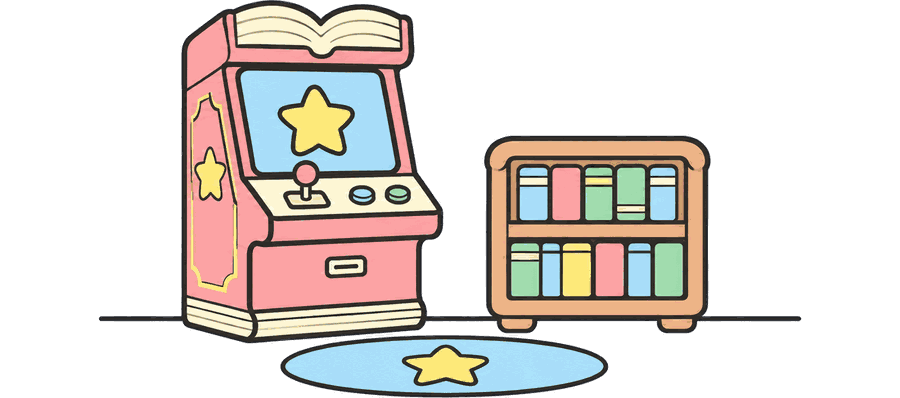
#> input picture assets/hero.png, 900 x 398 px, given in place of heart.png, which was not available
$ python make-pattern.py
#> lines starting #> are read from the running program, lines starting #| are printed output that depends on the picture
#!/usr/bin/env python3
"""Build the faint background pattern (assets/pattern.png) from the icons in assets/icons/.

    python3 tools/make-pattern.py
"""
import math
import os
import random

from PIL import Image

ROOT = os.path.join(os.path.dirname(os.path.abspath(__file__)), '..')
ICONS = ['heart', 'book', 'joystick', 'pencil', 'coin', 'controller', 'bookmark', 'trophy', 'flag', 'heart']
TILE_W, TILE_H = 700, 680
SIZE = 74           # icon size in the tile
FADE = 0.11         # how faint the icons are (0 to 1)


def main():
    random.seed(7)
    tile = Image.new('RGBA', (TILE_W, TILE_H), (0, 0, 0, 0))
#> tile: PIL image 700x680 RGBA; every value is 0
    n = 0
    for row in range(4):
        for col in range(4):
            name = ICONS[n % len(ICONS)]
            n += 1
            im = Image.open(os.path.join(ROOT, 'assets', 'icons', name + '.png')).convert('RGBA').resize((SIZE, SIZE), Image.LANCZOS)
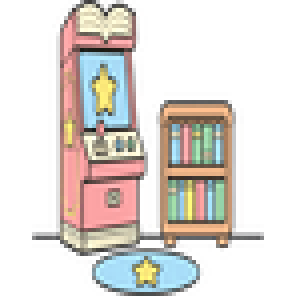
#> im: PIL image 74x74 RGBA (shown 4 times larger); mean R, G, B, A 69.1, 62.6, 57.7, 96.8; transparent parts drawn white
            im = im.rotate(random.choice([-16, -9, 8, 15]), expand=True, resample=Image.BICUBIC)
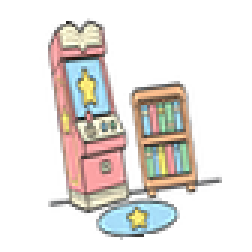
#> im: PIL image 84x84 RGBA (shown 3 times larger); mean R, G, B, A 53, 48.1, 44.3, 75; transparent parts drawn white
            cx = col * (TILE_W / 4) + (TILE_W / 8 if row % 2 else 0) + random.randint(-12, 12)
            cy = row * (TILE_H / 4) + TILE_H / 8 + random.randint(-12, 12)
            # paste with wrap-around so the tile repeats without seams
            for dx in (-TILE_W, 0, TILE_W):
                for dy in (-TILE_H, 0, TILE_H):
                    tile.alpha_composite(im, (int(cx - im.width / 2 + dx), int(cy - im.height / 2 + dy))) if (
                        -im.width < cx - im.width / 2 + dx < TILE_W and -im.height < cy - im.height / 2 + dy < TILE_H) else None
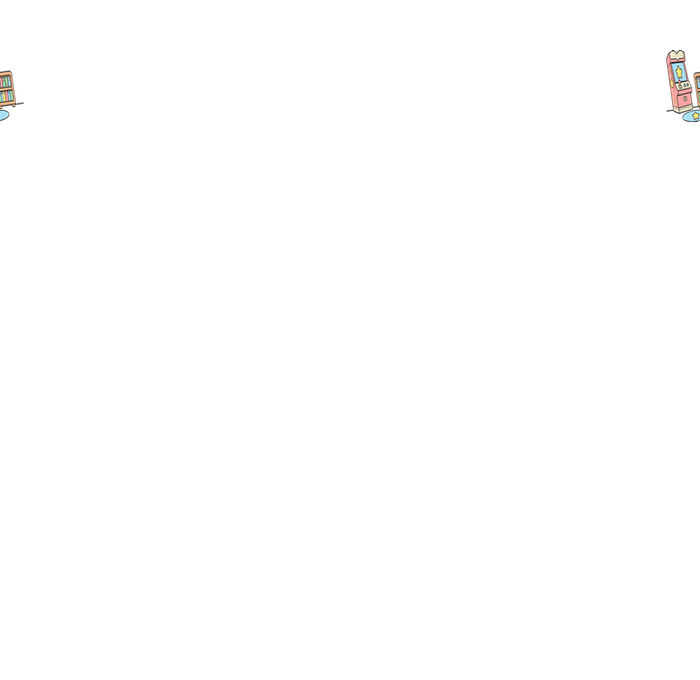
#> tile: PIL image 700x680 RGBA; mean R, G, B, A 0.8, 0.7, 0.7, 1.1; transparent parts drawn white
    a = tile.getchannel('A').point(lambda v: int(v * FADE))
    tile.putalpha(a)
    dest = os.path.join(ROOT, 'assets', 'pattern.png')
    tile.save(dest, optimize=True)
    print(f'wrote {os.path.normpath(dest)} ({os.path.getsize(dest) // 1024} KB)')


if __name__ == '__main__':
#> (the run stopped early here; a loop or call above may not have finished)
